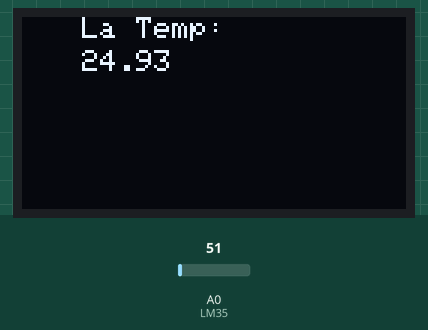
The sketch below on a simulated Arduino Uno, built with avr-gcc and run on an emulated ATmega328P. Parts: 128×64 one-colour display. The inputs (shaded band) are chosen by the test bench; at power-on: A0 (LM35) = 51.

Above: at 1.5 s.
1.6 s: A0 (LM35) set to 61
At 3.5 s:
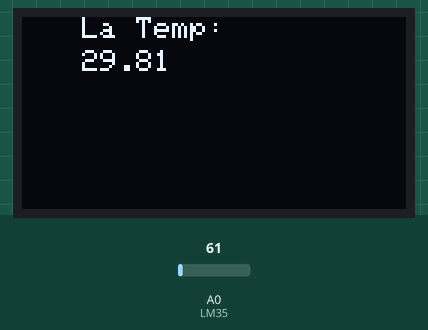
3.8 s: A0 (LM35) set to 71
At 5.0 s:
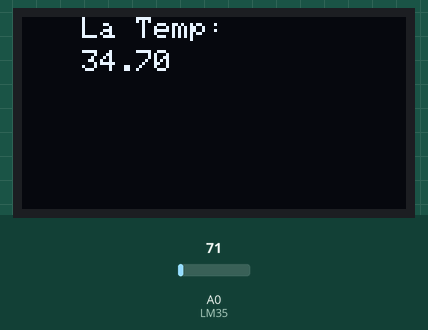
5.9 s: A0 (LM35) set to 86
At 7.4 s:
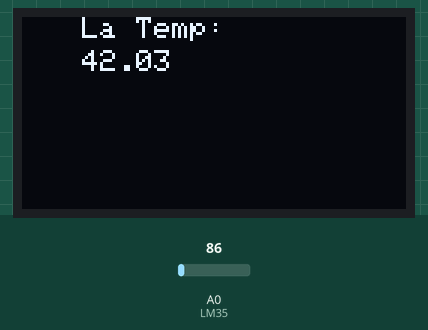
Timing chart, 0 to 8.9 s (numbered marks = the images above; inputs shaded):
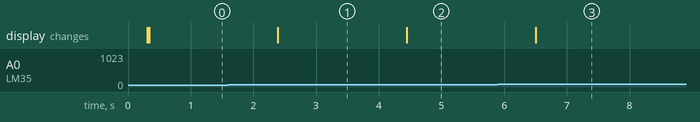

The sketch:

Lab3.ino
```cpp
//Importar las librerias a utilizar
#include <SPI.h>
#include <Wire.h>
#include <Adafruit_GFX.h>
#include <Adafruit_SH110X.h>

/* Uncomment the initialize the I2C address , uncomment only one, If you get a totally blank screen try the other*/
#define i2c_Address 0x3c //initialize with the I2C addr 0x3C Typically eBay OLED's

#define SCREEN_WIDTH 128 // OLED display width, in pixels
#define SCREEN_HEIGHT 64 // OLED display height, in pixels
#define OLED_RESET -1   //   QT-PY / XIAO
//Inicializa la configuración de la pantalla
Adafruit_SH1106G display = Adafruit_SH1106G(SCREEN_WIDTH, SCREEN_HEIGHT, &Wire, OLED_RESET);

const int LM35 = A0; // Pin


void setup()   {
  Serial.begin(9600);

  delay(250); // wait for the OLED to power up
  display.begin(i2c_Address, true); // Address 0x3C default
  display.setContrast (255); // dim display

  // Clear the buffer.
  display.clearDisplay();
  // Save to update screen changes
  display.display();
}

void loop() {

  // leer el dato
  int Lectura = analogRead(LM35);

  // conversion de temperatura
  float temperatura = Lectura * (5.0 / 1023.0) * 100;

  //Se borra la pantalla antes de finalizar el loop para que no se monten los datos
  display.clearDisplay();

  display.setTextSize(1);
  display.setTextColor(SH110X_WHITE);

  display.setCursor(20,0);
  display.println("La Temp:");

  display.setCursor(20, 11);
  display.println(temperatura);

  //Para guardar los cambios hechos en la pantalla
  display.display();

  delay(1000);
}
```

Measured:
- after the input at 1.6 s, the display: changes after 0.79 s (image 1)
- after the input at 3.8 s, the display: changes after 0.65 s (image 2)
- after the input at 5.9 s, the display: changes after 0.60 s (image 3)
